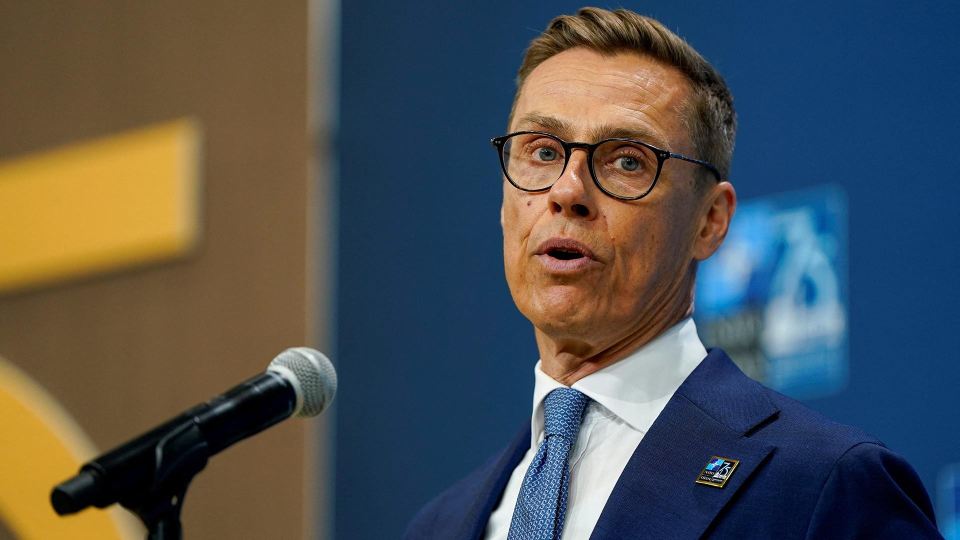
#> input picture cards_render/05_1920x1080.jpg, 1920 x 1080 px (shown at 1/2 size)
$ python -i vyrezka.py   (imports and definitions only)
#> lines starting #> are read from the running program, lines starting #| are printed output that depends on the picture; after the words box and inside, x2 and y2 are one past the last pixel; in counts of white or black regions, pixels touching at a corner belong together
### cards_render/style_cards.py
#!/usr/bin/env python3
"""ОФОРМИТЕЛЬСКАЯ СИСТЕМА второго сборщика ("полный цикл").

Снята измерениями с эталонного ролика (разбор 2026-10-17) и сведена в
ОДИН набор правил, потому что "богатство" там держится не отдельными
красивостями, а тем, что система не меняется от первой секунды до
последней:

  роли шрифта   — узкий жирный гротеск (суть), моноширинный в разрядку
                  (данные и подписи), мелкий золотой (служебное);
  роли цвета    — белый суть, золотой служебное, красный акцент/маркер,
                  серый подвал;
  одна сетка    — левое поле 264, эпиграф -> заголовок -> тело -> сноска;
  подвал        — строка-источник есть у КАЖДОГО элемента;
  вотермарка    — всегда в одном углу;
  цвет имени    — у каждого говорящего свой и не меняется весь ролик.

Рисует статичные PNG 1920x1080. Анимация (проявление по очереди) живёт
отдельно и использует эти же функции покадрово.
"""
import math
import math as _math
import os
import random
import sys
from PIL import Image, ImageDraw, ImageFont, ImageFilter

W, H = 1920, 1080

# ---------- ПАЛИТРА ЗАКРЕПЛЕНА ЗА КАНАЛОМ (2026-10-29, его прямое слово) ----
# «Закрепить этот фон-палитру за каналом ПЛАНЕТА. На канал я хочу делать свою
# палитру. Ничего там не менять по функционалу, просто палитра.»
#
# ЦВЕТА КАНАЛОВ ЛЕЖАТ В ОДНОЙ ТАБЛИЦЕ — `template/palitra.py` (09.11). Здесь
# их больше нет НАМЕРЕННО: таких списков в сборщике было три (этот, дашборд
# упаковки и плашка субтитров), они разъехались, и ролик ДИПЛОМАТИИ СИЛЫ
# едва не уехал с бирюзовой плашкой ПЛАНЕТЫ. Новый канал — ОДНА строка там.
#
# Устройство фона не изменилось: не плоская заливка, а радиальная виньетка —
# центр светлее углов примерно вдвое (эталон ПЛАНЕТЫ: углы #0A0A0B, центр
# #171718), поэтому канал задаётся ПАРОЙ (INK, INK_MID).
#
# Таблица лежит в `template/`, а не здесь, ещё и потому, что `fullcycle/` в
# облако основной сборки не уезжает: `template/` уезжает, и палитра доступна
# и на раннере. В задание рисовалок карточек (`cards_render/`) файл кладёт
# `cards_cloud.py` рядом с этими модулями — отсюда второй путь поиска.
for _d in (os.path.join(os.path.dirname(os.path.dirname(os.path.abspath(__file__))), "template"),
           os.path.dirname(os.path.abspath(__file__))):
    if _d not in sys.path:
        sys.path.append(_d)
import palitra as _pal

# Прежние имена сохранены — по ним ходит код рисовалок. Ключами идут и
# синонимы канала («ОЛЬКА НОВОСТИ», «РЕЗЕРВ»), как было раньше.
def _по_каналам(поле):
    out = {}
    for ch, rec in _pal.KANALY.items():
        for key in (ch,) + tuple(rec.get("alias", ())):
            out[key] = rec[поле]
    return out


CHANNEL_PALETTES = {k: {"INK": v[0], "INK_MID": v[1]}
                    for k, v in _по_каналам("fon").items()}
CHANNEL_SERIES = {k: list(v) for k, v in _по_каналам("series").items()}
CHANNEL_ACCENT = _по_каналам("accent")
DEFAULT_PALETTE = "ПЛАНЕТА"


# [10 lines left out: functions accent, series_colors, not called in this run]

# ---------- цветовые роли ----------
INK      = (10, 10, 11)        # фон
INK_MID  = (23, 23, 24)        # центр виньетки
WHITE    = (232, 232, 232)     # суть
GOLD     = (234, 189, 35)      # служебное: эпиграфы, сноски, подсветки
GOLD_БАЗА = (234, 189, 35)     # исходное золото — для неизвестных каналов
RED      = (185, 37, 38)       # маркеры, рамки, кавычки, акцент
GREY     = (145, 145, 145)     # подвал, вотермарка
GREY_DIM = (108, 108, 112)

# цвет закреплён за говорящим на весь ролик — это и держит "систему"
SPEAKER_COLORS = [(214, 58, 52), (72, 187, 120), (168, 130, 232),
                  (236, 170, 54), (86, 170, 232)]

# ---------- шрифтовые роли ----------
NV = os.path.expanduser("~/.claude/skills/news-video/template/fonts")
F_HEAD = os.path.join(NV, "RobotoCondensed-Bold.ttf")   # суть
F_ALT  = os.path.join(NV, "Oswald-Bold.ttf")            # имена
MONO   = "/usr/share/fonts/truetype/dejavu/DejaVuSansMono.ttf"
MONO_B = "/usr/share/fonts/truetype/dejavu/DejaVuSansMono-Bold.ttf"

# ---------- сетка ----------
MARGIN_L = 264        # левое поле текста
MARK_X   = 217        # колонка маркеров — левее текста

# БЕЗОПАСНАЯ ЗОНА И ПОЛОСА СУБТИТРОВ (13.11, его прямое слово, повторяется
# часто): «нужно делать их с учётом того, что они не вылезут за кадр, ни
# вверх, ни вниз, ни справа, ни слева. Чтобы вся главная информация картинки
# находилась в центре. И второе — с учётом субтитров, потому что субтитры
# порой перекрывают надписи на вот этих карточках наших».
#   ПОЛЕ_X/ПОЛЕ_Y — безопасная рамка 5% (96 и 54 px на 1920x1080);
#   SUB_Y        — верх полосы субтитров: НИЖЕ ЭТОЙ ЧЕРТЫ текста карточки
#                  не бывает. Субтитр ролика — Arial 52 с нижним полем 75
#                  (`captions.ass`), две строки занимают 881..1005, поэтому
#                  черта стоит на 18% высоты.
# Замер на сданном ролике `planeta-3-evropa-peregovory-1411` (41 карточка,
# OCR каждой): вотермарка сидела на 1037-1052 — то есть В ПОЛОСЕ, на КАЖДОЙ
# карточке ролика; имя и должность досье на 898-993. Проверка —
# `template/safe_area.py`.
ПОЛЕ_X, ПОЛЕ_Y = 96, 54
SUB_Y    = 886        # ниже — полоса субтитров, текста карточки там нет
# Подвал стал ОДНОЙ строкой: источник слева, вотермарка справа. Так он
# занимает 848..873 вместо 1006..1057 — на 180 px выше полосы субтитров, и
# при этом освобождает телу карточки 28 px, которых не хватало диаграммам.
FOOT_Y   = 848        # подвал-источник (было 1006 — под субтитром)
# ЗНАК КАНАЛА УШЁЛ В ПРАВЫЙ ВЕРХ (14.11, он сказал дважды: «она залазит на
# карточку… почему её нельзя сделать в стороне?»). Внизу знак стоял на одной
# строке с источником и соседствовал с содержимым карточки; правый верх у
# наших видов свободен — заголовок идёт слева, данные начинаются ниже.
WM_Y     = 54         # вотермарка — правый верхний угол (было 848, внизу)


_FONT_CACHE = {}


# [30 lines left out: functions _f, _ev, not called in this run]


REVEAL = 0.26          # сколько едет одна строка
SHIFT = 34             # на сколько пикселей выезжает слева


def _ease(x):
    x = max(0.0, min(1.0, x))
    return 1 - (1 - x) ** 3


# [108 lines left out: functions _rv, _put, render_anim, track, not called in this run]


def track_w(text, font, spacing=0):
    return sum(font.getlength(c) + spacing for c in text) - spacing


# ---------- КЕГЛЬ, УЖИМАЮЩИЙСЯ ПОД ПОЛЯ (21.11, перенос D9 из разбора
# «Последний прогноз Киссинджера», библиотека эффектов) ----------
# Регулярный класс брака: слово/фраза печатается в кадре заданным кеглем и
# либо вылезает за поля, либо (у card:zal_g18 и соседей, П-0477) ломает
# слой — дублем, обрезкой. Вместо того чтобы каждый вид заново подбирать
# размер руками, кегль САМ ужимается, пока строка не влезет в `maxw`.
# [10 lines left out: function fit_px, not called in this run]


_CANVAS_CACHE = {}


# [41 lines left out: function use_channel, not called in this run]


_CHANNEL_NOW = DEFAULT_PALETTE


# [61 lines left out: functions bg, canvas, _canvas_build, footer, not called in this run]


PULSE_PERIOD = 1.7          # секунд на вдох-выдох точки
PULSE_FLOOR = 0.42          # самая тусклая фаза: точка НЕ исчезает


# [451 lines left out: functions pulse, red_dot, kicker, bullets, person, quote and 4 more, not called in this run]


# ---------- прозрачные накладки (ложатся на движущийся кадр) ----------

_SCRIM_CACHE = {}


# [77 lines left out: functions kicker_overlay, attrib_frame, reply_overlay, not called in this run]


# ---------- ОЖИВШЕЕ ФОТО (без всякого видео) ----------
# user, 2026-10-17: «оживляем статичное фото… давай пока попробуем простым
# способом». Три слоя движения, все считаются локально и мгновенно:
#   параллакс   — центр кадра (человек) едет чуть сильнее фона, появляется объём;
#   съёмка с рук — микродрожание и дыхание масштаба, кадр перестаёт быть мёртвым;
#   зерно+блик  — живая плёнка и мягкий световой проход.
# Никаких прав и никаких скачиваний. Видео-источники — следующим шагом.
import random as _random

_NOISE_CACHE = {}


# [73 lines left out: functions reply_frame, _noise1, live_photo, not called in this run]


# ---------- ОЖИВШЕЕ ФОТО (D7, 21.11, перенос из разбора «Последний прогноз
# Киссинджера») ----------
# Стоп-кадр архива оживает в цветное видео и снова застывает стоп-кадром.
# Наш движок никогда не декодировал видео покадрово — это первая такая
# функция, остальные 40+ видов работают только с фото и текстом.
_VIDEO_FRAMES_CACHE = {}


# [101 lines left out: functions _video_frames, _video_at, _kb_zoom_img, live_photo_video, not called in this run]


def _IO_fit_frame(img, box_w, box_h):
    from PIL import ImageOps as _IO
    return _IO.fit(img, (box_w, box_h), Image.LANCZOS)


# ---------- ПРОКРУТКА «ВЕБ-СТРАНИЦЫ» (user, 2026-10-18) ----------
# «одним из эффектов дороговизности я бы хотел… как прокручиваешь
# интернет-страницу: сверху вниз, или снизу вверх, или справа налево».
# Полотно строится ОДИН раз теми же правилами системы (сетка 264, три
# шрифтовые роли, красные маркеры, строка-источник), а камера едет по нему
# с остановками на блоках — как человек читает и докручивает дальше.

PAGE_W = W                    # ширина полотна = ширина кадра
PAGE_COL = 1392               # ширина текстовой колонки


# [353 lines left out: functions _page_bg, _wrap, page_canvas, strip_canvas, scroll_clip, tape_canvas, not called in this run]


# ── ЦИТАТА С ЖЁЛТЫМ МАРКЕРОМ (21.10.2026, просьба пользователя) ──────────
# В `quote()` акцент приходит КРАСНЫМ СЛОВОМ. Здесь ключевая фраза
# подсвечена мазком маркера: жёлтая полоса с неровными краями
# прорисовывается слева направо, текст поверх становится тёмным — как
# провели маркером по бумаге. Нажим к концу мазка слабеет, иначе читается
# как прямоугольная плашка, а не как след маркера.
MARKER = (255, 206, 26)          # жёлтый маркер
ON_MARKER = (22, 20, 16)         # текст поверх маркера — почти чёрный


# [78 lines left out: functions _stroke, quote_marker, not called in this run]

### cards_render/vyrezka.py
# -*- coding: utf-8 -*-
"""ГАЗЕТНАЯ ВЫРЕЗКА — настоящее фото персоны в мультстиле канала.

Два вида, оба утверждены пользователем 06.11:

  `gazeta` — вырезка ПРЯМОУГОЛЬНИКОМ с рваным краем («берут официальное
      фото, режут, как будто вырезка из газеты, вот так вот хаотично
      вырезают»). Его слово по двум цветным образцам: «они 100%, прям
      фотографии… мы должны их утвердить и раскатать на сборщики новостей».

  `figura` — вырезка ПО КОНТУРУ ФИГУРЫ («как бы он обрезан вот прям по
      контуру там головы, и уши там… И вот каёмочка такая, рваная что ли.
      Ободок такой»). Силуэт даёт маска `rembg` (модель `u2net_human_seg`),
      край рвётся шумом, вдоль контура идёт бумажный ободок.

Зачем это вообще: рисовать лица политиков кодом нельзя — три захода 06.11
дали «пять похожих мужчин», узнаваемости нет. Вырезка решает это тем, что
лицо НЕ рисуется: берётся настоящий кадр, а мультстиль держат бумага,
рваный край, обрывки колонок и подпись на оторванной полоске.

ГАММА ПРИХОДИТ ПО КАНАЛУ САМА: фон берётся из `style_cards.canvas()`, то
есть ПЛАНЕТА получает свою чёрную виньетку, «5 МИНУТ» — бордовую,
ДИПЛОМАТИЯ СИЛЫ — зелёную. Своих фоновых цветов здесь нет ни одного.

Рисуется ТОЛЬКО в облаке, как все карточки (его слово 22-23.10).
"""
import math
import os
import random

import numpy as np
from PIL import (Image, ImageChops, ImageDraw, ImageEnhance, ImageFilter,
                 ImageFont, ImageOps)

import cinematic as cn
import style_cards as sc

W, H = sc.W, sc.H
SERIF = os.path.join(sc.NV, "Tinos-Bold.ttf")      # подпись: газетная антиква
BUMAGA = (255, 252, 240)                           # бумага каймы
NEWS_TONE = (228, 220, 198)                        # обрывки колонок

# КЭШ НА ВЕСЬ КЛИП, А НЕ НА КАДР. Рисовальщик зовёт функцию 30 раз в секунду
# (`sc.render_anim`), и всё, что берётся из случайных чисел, ОБЯЗАНО быть
# посчитано один раз: иначе рваный край пересобирается каждый кадр и вместо
# бумаги получается кипящая кромка. Та же причина у маски `rembg` — она
# стоит полторы секунды, и 30 вызовов в секунду сделали бы прогон вечным.
_CACHE = {}


# ───────────────────────────── рваная кромка ────────────────────────────────
# [22 lines left out: functions _noise, ragged, grow, not called in this run]


def _rect_torn(size, jag=12, step=24, seed=1):
    """Рваный прямоугольник — край вырезки, которую рвали руками."""
    rnd = random.Random(seed)
    w, h = size
    pts = []

    def side(x0, y0, x1, y1):
        n = max(3, int(math.hypot(x1 - x0, y1 - y0) // step))
        for i in range(n):
            t = i / n
            x = x0 + (x1 - x0) * t
            y = y0 + (y1 - y0) * t
            nx, ny = -(y1 - y0), (x1 - x0)
            L = math.hypot(nx, ny) or 1
            d = rnd.uniform(-jag, jag)
            pts.append((x + nx / L * d, y + ny / L * d))

    m = 10
    side(m, m, w - m, m); side(w - m, m, w - m, h - m)
    side(w - m, h - m, m, h - m); side(m, h - m, m, m)
    mask = Image.new("L", size, 0)
    ImageDraw.Draw(mask).polygon(pts, fill=255)
    noise = Image.effect_noise(size, 42).filter(ImageFilter.GaussianBlur(1.2))
    edge = mask.filter(ImageFilter.FIND_EDGES).filter(ImageFilter.GaussianBlur(3))
    rough = ImageChops.subtract(mask, ImageChops.multiply(edge, ImageOps.invert(noise)))
    return rough.filter(ImageFilter.GaussianBlur(0.6))


# ──────────────────────────── тонировка снимка ──────────────────────────────
# [21 lines left out: function _halftone, not called in this run]


def _tone(im, gray):
    if gray:
        ht = _halftone(im)
        im = Image.merge("RGB", (ht, ht, ht))
        return ImageChops.multiply(im, Image.new("RGB", im.size, (244, 238, 218)))
    im = ImageEnhance.Color(im).enhance(0.72)
    return ImageChops.multiply(im, Image.new("RGB", im.size, (248, 242, 226)))


# ───────────────────────────── силуэт фигуры ────────────────────────────────
# [188 lines left out: functions _bust_line, _mask_figure, _проверить_маску, _silhouette, cut_figure, not called in this run]


def cut_rect(photo, w=660, h=810, jag=15, tilt=-5, gray=False, seed=3):
    """Вырезка ПРЯМОУГОЛЬНИКОМ с рваным краем — утверждённый вид."""
    key = ("rect", photo, w, h, jag, tilt, gray, seed)
    if key in _CACHE:
        return _CACHE[key]
    im = ImageOps.fit(Image.open(photo).convert("RGB"), (w, h),
                      Image.LANCZOS, centering=(0.5, 0.32))
    im = _tone(im, gray)
    m = _rect_torn((w, h), jag=jag, seed=seed)
    cut = Image.new("RGBA", (w, h))
    cut.paste(im, (0, 0)); cut.putalpha(m)
    edge = m.filter(ImageFilter.FIND_EDGES).filter(ImageFilter.GaussianBlur(1.5))
    white = Image.new("RGBA", (w, h), BUMAGA + (0,))
    white.putalpha(edge.point(lambda v: int(v * 0.8)))
    out = Image.alpha_composite(cut, white).rotate(tilt, resample=Image.BICUBIC,
                                                   expand=True)
    _CACHE[key] = out
    return out


# ──────────────────────────── обрывки колонок ───────────────────────────────
# [157 lines left out: functions _column, _shadow, _paste, _strip, _scene, gazeta and 1 more, not called in this run]

>>> result = cut_rect('05_1920x1080.jpg')
#> in cut_rect, `im = ImageOps.fit(Image.open(photo).convert("RGB"), (w, h), Image.LANC..`:
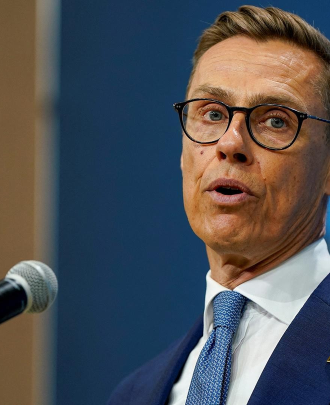
#> im: PIL image 660x810 RGB (shown at 1/2 size); mean R, G, B 79.7, 81.4, 86.2
#> in _tone, `return ImageChops.multiply(im, Image.new("RGB", im.size, (248, 242, 22..`:
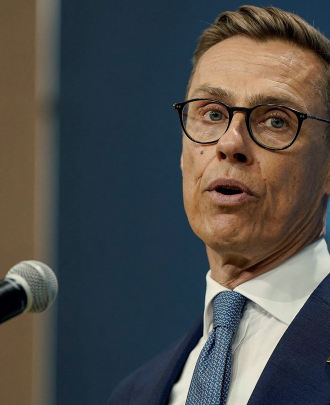
#> returned value: PIL image 660x810 RGB (shown at 1/2 size); mean R, G, B 77.2, 76.4, 74.3
#> in _rect_torn, `ImageDraw.Draw(mask).polygon(pts, fill=255)`:
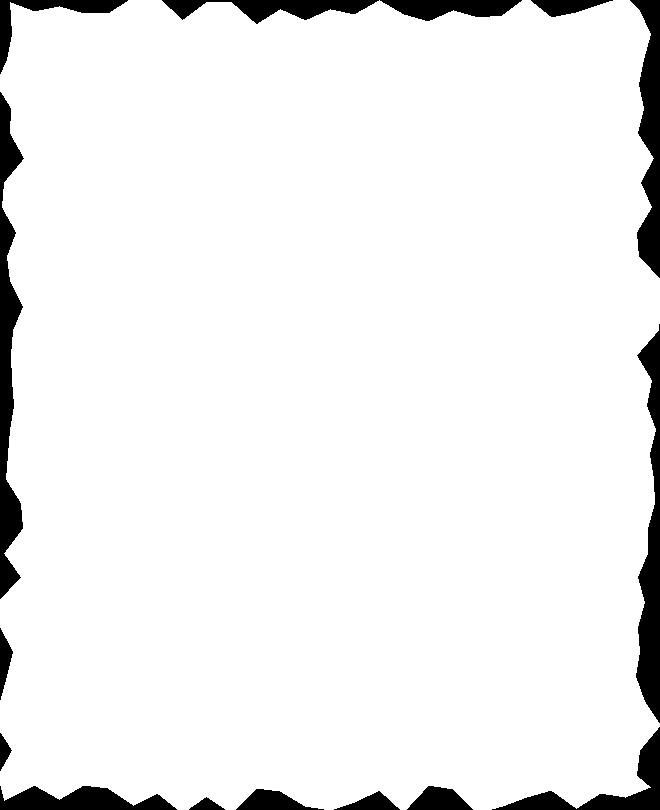
#> mask: PIL image 660x810 L; 94% white; 15 black regions, largest, box (x1, y1, x2, y2) and area: (0, 92, 24, 599) 6104, (636, 324, 660, 723) 5227, (630, 0, 660, 278) 4442
#> in _rect_torn, `noise = Image.effect_noise(size, 42).filter(ImageFilter.GaussianBlur(1..`:
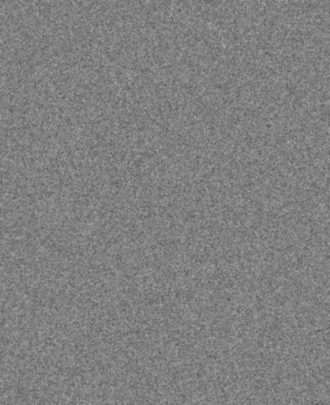
#> noise: PIL image 660x810 L (shown at 1/2 size); min 76, max 175, mean 127.5
#> in _rect_torn, `edge = mask.filter(ImageFilter.FIND_EDGES).filter(ImageFilter.Gaussian..`:
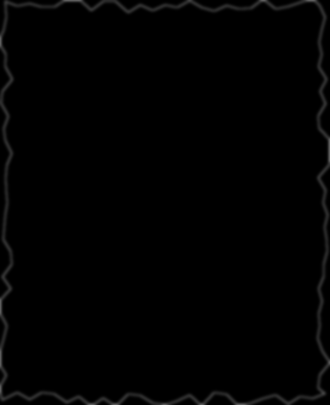
#> edge: PIL image 660x810 L (shown at 1/2 size); min 0, max 101, mean 1.9
#> in cut_rect, `cut.putalpha(m)`:
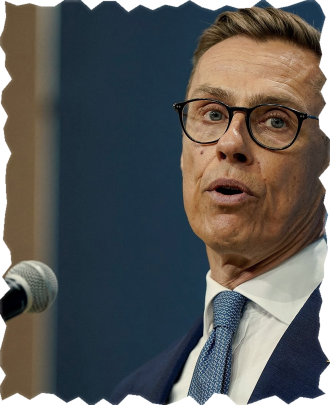
#> cut: PIL image 660x810 RGBA (shown at 1/2 size); mean R, G, B, A 77.2, 76.4, 74.3, 239.1; transparent parts drawn white
#> in cut_rect, `out = Image.alpha_composite(cut, white).rotate(tilt, resample=Image.BI..`:
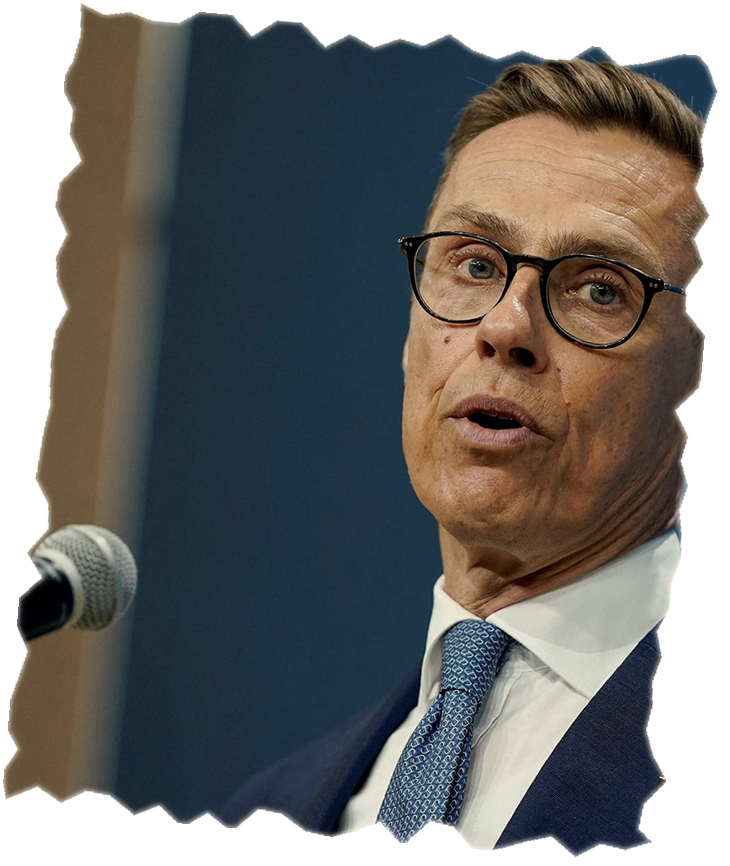
#> out: PIL image 730x866 RGBA; mean R, G, B, A 65.9, 65.1, 63.2, 202.7; transparent parts drawn white

$ run again, on cards_render/_merz.jpg
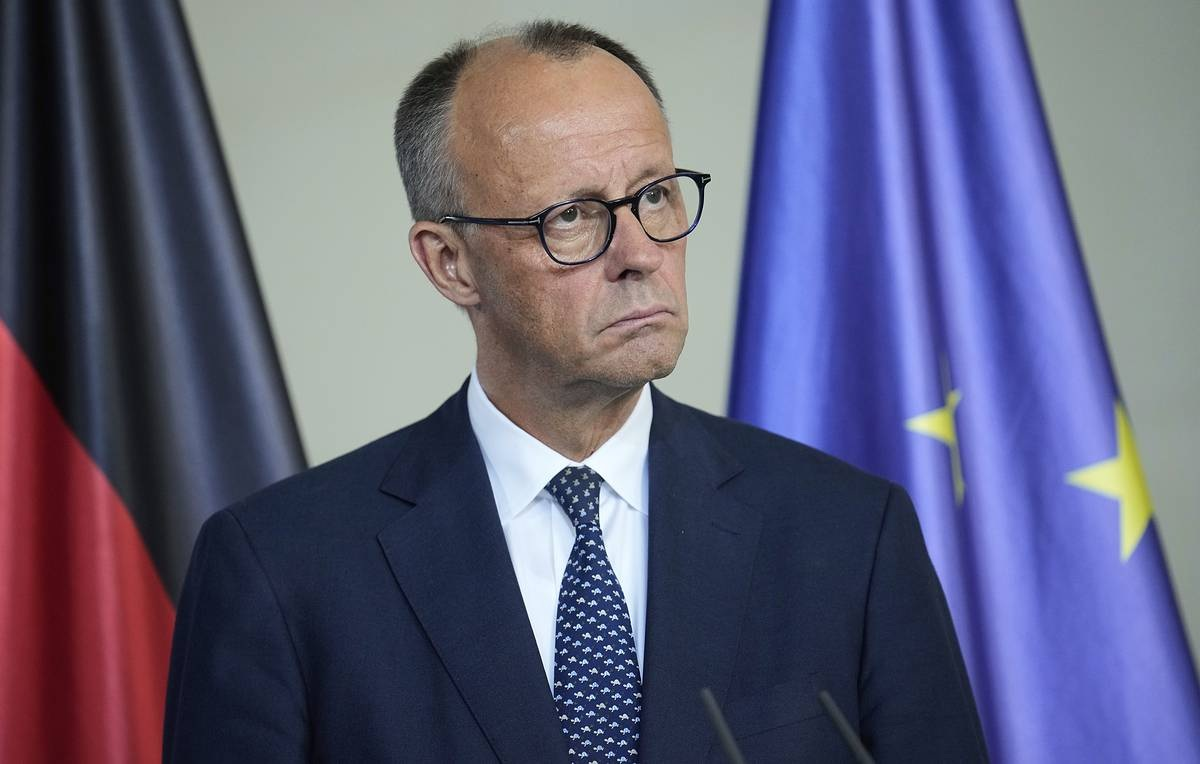
#> input picture cards_render/_merz.jpg, 1200 x 764 px
#> in cut_rect, `cut.putalpha(m)`:
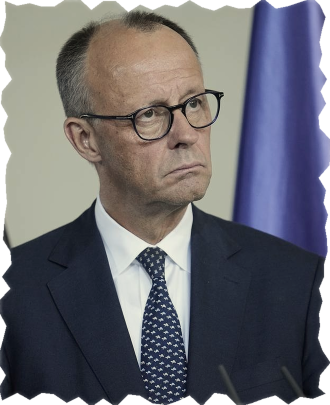
#> cut: PIL image 660x810 RGBA (shown at 1/2 size); mean R, G, B, A 97.5, 97.3, 103.9, 239.1; transparent parts drawn white
#> in cut_rect, `out = Image.alpha_composite(cut, white).rotate(tilt, resample=Image.BI..`:
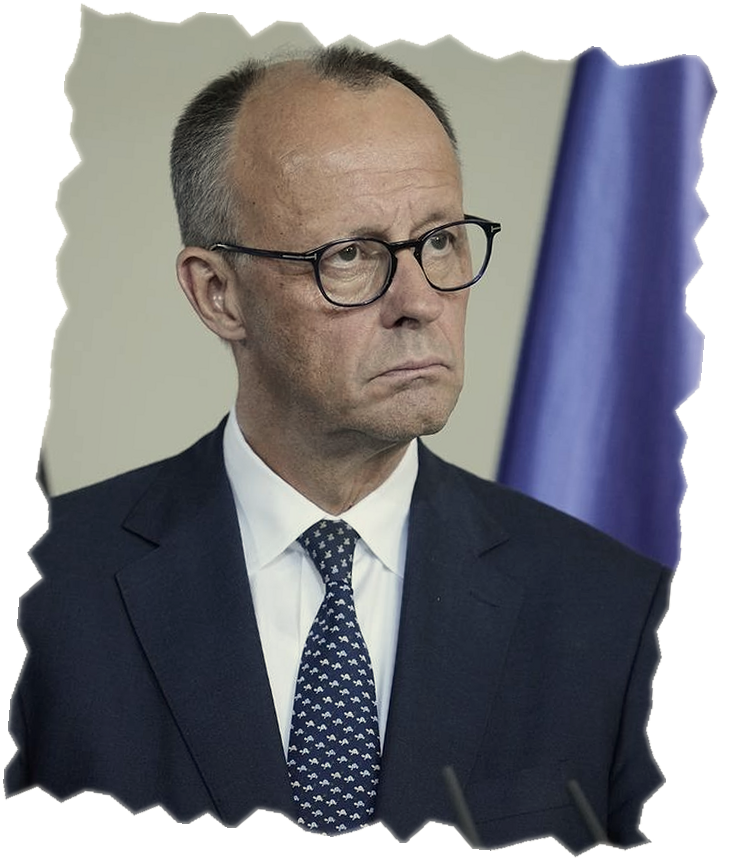
#> out: PIL image 730x866 RGBA; mean R, G, B, A 81.8, 81.4, 86.2, 202.7; transparent parts drawn white
